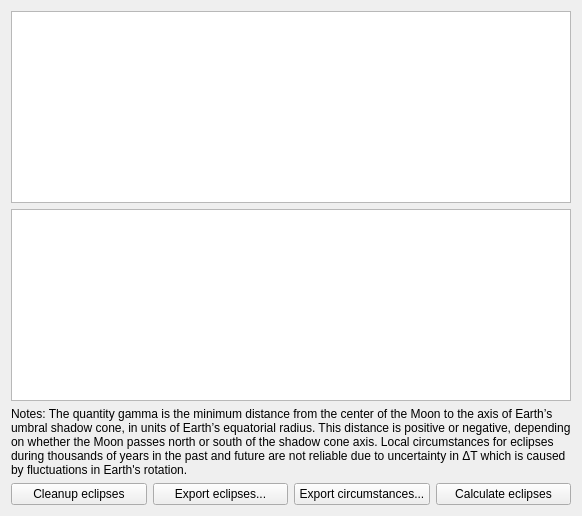
            <widget class="QWidget" name="tabLunarEclipse">
             <attribute name="title">
              <string>Lunar Eclipses</string>
             </attribute>
             <layout class="QGridLayout" name="gridLayout_19">
              <item row="1" column="0">
               <widget class="QTreeWidget" name="lunareclipseTreeWidget">
                <property name="rootIsDecorated">
                 <bool>false</bool>
                </property>
                <property name="uniformRowHeights">
                 <bool>true</bool>
                </property>
                <property name="itemsExpandable">
                 <bool>false</bool>
                </property>
                <property name="sortingEnabled">
                 <bool>true</bool>
                </property>
                <property name="expandsOnDoubleClick">
                 <bool>false</bool>
                </property>
                <property name="columnCount">
                 <number>0</number>
                </property>
                <attribute name="headerShowSortIndicator" stdset="0">
                 <bool>true</bool>
                </attribute>
               </widget>
              </item>
              <item row="3" column="0">
               <widget class="QLabel" name="gammaNoteLabel">
                <property name="text">
                 <string>Notes: The quantity gamma is the minimum distance from the center of the Moon to the axis of Earth’s umbral shadow cone, in units of Earth’s equatorial radius. This distance is positive or negative, depending on whether the Moon passes north or south of the shadow cone axis. Local circumstances for eclipses during thousands of years in the past and future are not reliable due to uncertainty in ΔT which is caused by fluctuations in Earth's rotation.</string>
                </property>
                <property name="wordWrap">
                 <bool>true</bool>
                </property>
               </widget>
              </item>
              <item row="4" column="0">
               <layout class="QHBoxLayout" name="horizontalLayout_39">
                <item>
                 <widget class="QPushButton" name="lunareclipsesCleanupButton">
                  <property name="text">
                   <string>Cleanup eclipses</string>
                  </property>
                 </widget>
                </item>
                <item>
                 <widget class="QPushButton" name="lunareclipsesSaveButton">
                  <property name="text">
                   <string>Export eclipses...</string>
                  </property>
                 </widget>
                </item>
                <item>
                 <widget class="QPushButton" name="lunareclipsescontactsSaveButton">
                  <property name="text">
                   <string>Export circumstances...</string>
                  </property>
                 </widget>
                </item>
                <item>
                 <widget class="QPushButton" name="lunareclipsesCalculateButton">
                  <property name="text">
                   <string>Calculate eclipses</string>
                  </property>
                 </widget>
                </item>
               </layout>
              </item>
              <item row="2" column="0" alignment="Qt::AlignBottom">
               <widget class="QTreeWidget" name="lunareclipsecontactsTreeWidget">
                <property name="rootIsDecorated">
                 <bool>false</bool>
                </property>
                <property name="uniformRowHeights">
                 <bool>true</bool>
                </property>
                <property name="itemsExpandable">
                 <bool>false</bool>
                </property>
                <property name="sortingEnabled">
                 <bool>false</bool>
                </property>
                <property name="expandsOnDoubleClick">
                 <bool>false</bool>
                </property>
                <property name="columnCount">
                 <number>0</number>
                </property>
                <attribute name="headerShowSortIndicator" stdset="0">
                 <bool>true</bool>
                </attribute>
               </widget>
              </item>
             </layout>
            </widget>
